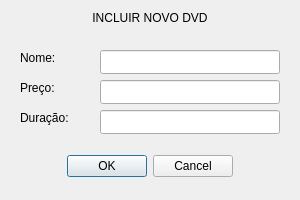
<?xml version="1.0" encoding="UTF-8"?>
<ui version="4.0">
 <class>IncluirDVD</class>
 <widget class="QDialog" name="IncluirDVD">
  <property name="geometry">
   <rect>
    <x>0</x>
    <y>0</y>
    <width>300</width>
    <height>200</height>
   </rect>
  </property>
  <property name="windowTitle">
   <string>Incluir DVD</string>
  </property>
  <widget class="QDialogButtonBox" name="buttonBox">
   <property name="geometry">
    <rect>
     <x>0</x>
     <y>150</y>
     <width>300</width>
     <height>32</height>
    </rect>
   </property>
   <property name="orientation">
    <enum>Qt::Horizontal</enum>
   </property>
   <property name="standardButtons">
    <set>QDialogButtonBox::Cancel|QDialogButtonBox::Ok</set>
   </property>
   <property name="centerButtons">
    <bool>true</bool>
   </property>
  </widget>
  <widget class="QLineEdit" name="lineEditNomeDVD">
   <property name="geometry">
    <rect>
     <x>100</x>
     <y>50</y>
     <width>180</width>
     <height>24</height>
    </rect>
   </property>
  </widget>
  <widget class="QLineEdit" name="lineEditPrecoDVD">
   <property name="geometry">
    <rect>
     <x>100</x>
     <y>80</y>
     <width>180</width>
     <height>24</height>
    </rect>
   </property>
  </widget>
  <widget class="QLineEdit" name="lineEditDuracao">
   <property name="geometry">
    <rect>
     <x>100</x>
     <y>110</y>
     <width>180</width>
     <height>24</height>
    </rect>
   </property>
  </widget>
  <widget class="QLabel" name="labelTituloDVD">
   <property name="geometry">
    <rect>
     <x>0</x>
     <y>10</y>
     <width>300</width>
     <height>16</height>
    </rect>
   </property>
   <property name="text">
    <string>INCLUIR NOVO DVD</string>
   </property>
   <property name="alignment">
    <set>Qt::AlignCenter</set>
   </property>
  </widget>
  <widget class="QLabel" name="labelNomeDVD">
   <property name="geometry">
    <rect>
     <x>20</x>
     <y>50</y>
     <width>49</width>
     <height>16</height>
    </rect>
   </property>
   <property name="text">
    <string>Nome:</string>
   </property>
  </widget>
  <widget class="QLabel" name="labelPrecoDVD">
   <property name="geometry">
    <rect>
     <x>20</x>
     <y>80</y>
     <width>49</width>
     <height>16</height>
    </rect>
   </property>
   <property name="text">
    <string>Preço:</string>
   </property>
  </widget>
  <widget class="QLabel" name="labelNFaixas">
   <property name="geometry">
    <rect>
     <x>20</x>
     <y>110</y>
     <width>49</width>
     <height>16</height>
    </rect>
   </property>
   <property name="text">
    <string>Duração:</string>
   </property>
  </widget>
 </widget>
 <resources/>
 <connections>
  <connection>
   <sender>buttonBox</sender>
   <signal>accepted()</signal>
   <receiver>IncluirDVD</receiver>
   <slot>accept()</slot>
   <hints>
    <hint type="sourcelabel">
     <x>248</x>
     <y>254</y>
    </hint>
    <hint type="destinationlabel">
     <x>157</x>
     <y>274</y>
    </hint>
   </hints>
  </connection>
  <connection>
   <sender>buttonBox</sender>
   <signal>rejected()</signal>
   <receiver>IncluirDVD</receiver>
   <slot>reject()</slot>
   <hints>
    <hint type="sourcelabel">
     <x>316</x>
     <y>260</y>
    </hint>
    <hint type="destinationlabel">
     <x>286</x>
     <y>274</y>
    </hint>
   </hints>
  </connection>
 </connections>
</ui>
